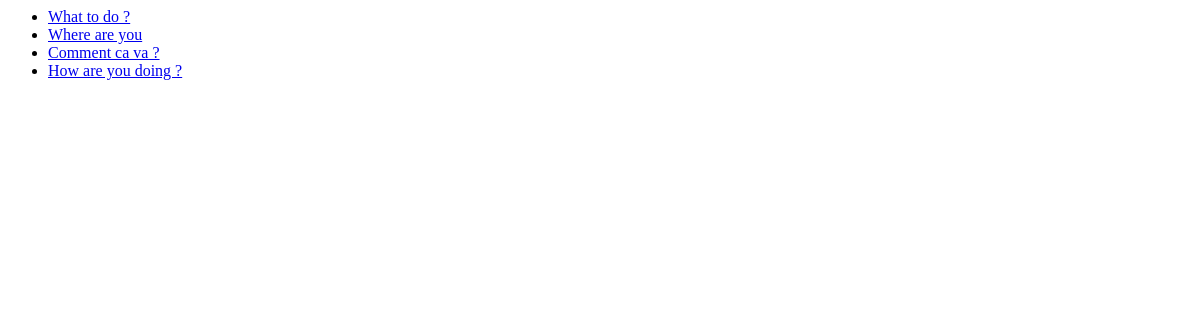
The page /polls/ on the database as committed earlier.
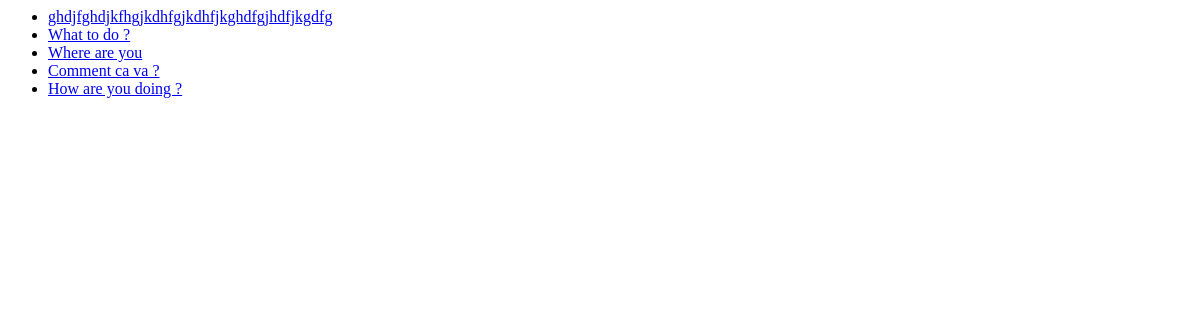
The same page on the database as committed later.
### polls/models.py (models this page shows, shortened)
class Question(models.Model):
    question_text = models.CharField(max_length=200)
    pub_date = models.DateTimeField('date published')

### polls/views.py (the view)
# urls.py: path('', views.index, name='index'),
def index(request):
    latest_question_list = Question.objects.order_by('-pub_date')[:5]
    template = loader.get_template('polls/index.html')
    context = {
        'latest_question_list': latest_question_list,
    }
    return HttpResponse(template.render(context, request))

### polls/templates/polls/index.html
{% if latest_question_list %}
    <ul>
    {% for question in latest_question_list %}
    <li><a href="{% url 'detail' question.id %}">{{ question.question_text }}</a></li>
    {% endfor %}
    </ul>
{% else %}
    <p>No polls are available...</p>
{% endif %}

Rows that differ between the two databases and show on the page:
added Question: question_text "ghdjfghdjkfhgjkdhfgjkdhfjkghdfgjhdfjkgdfg"
